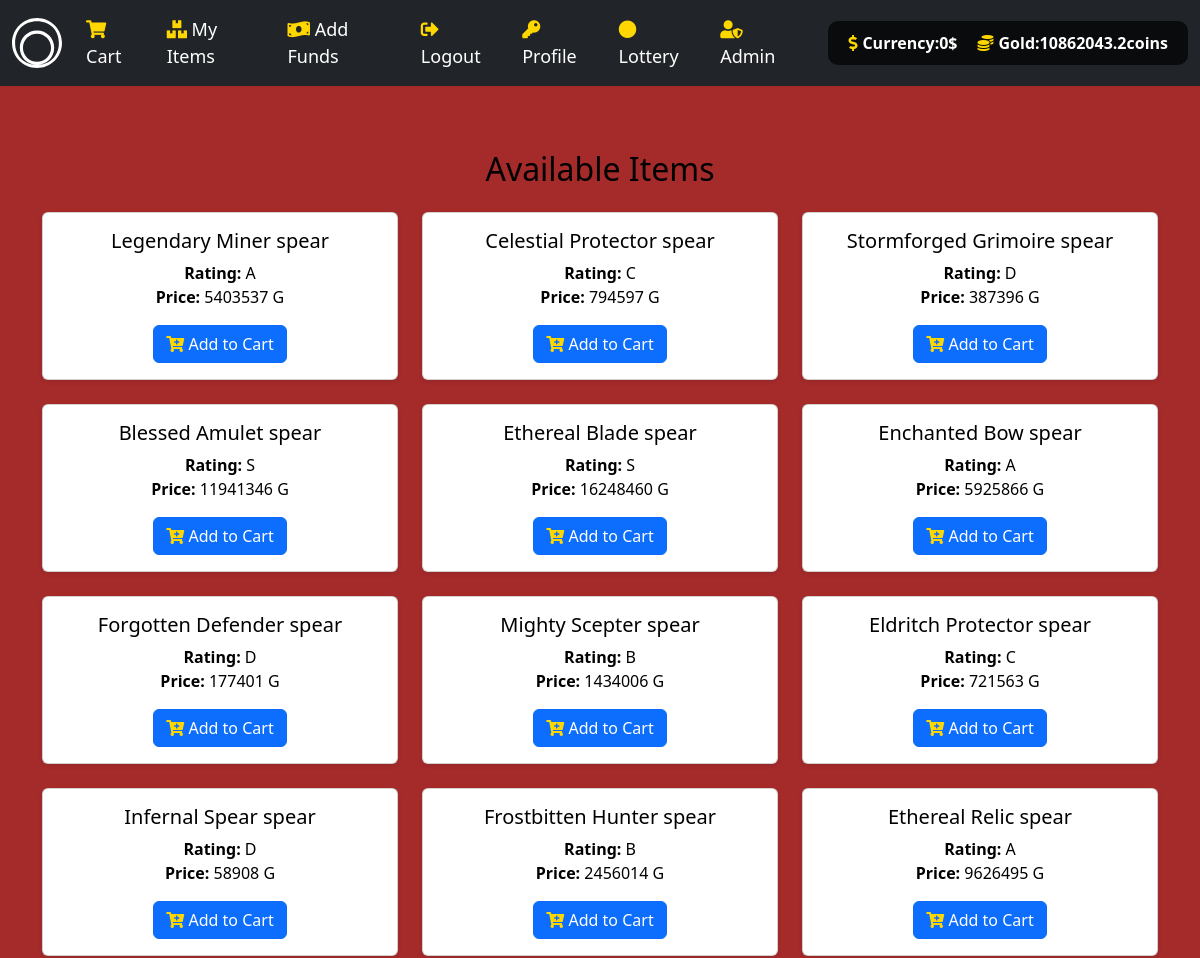
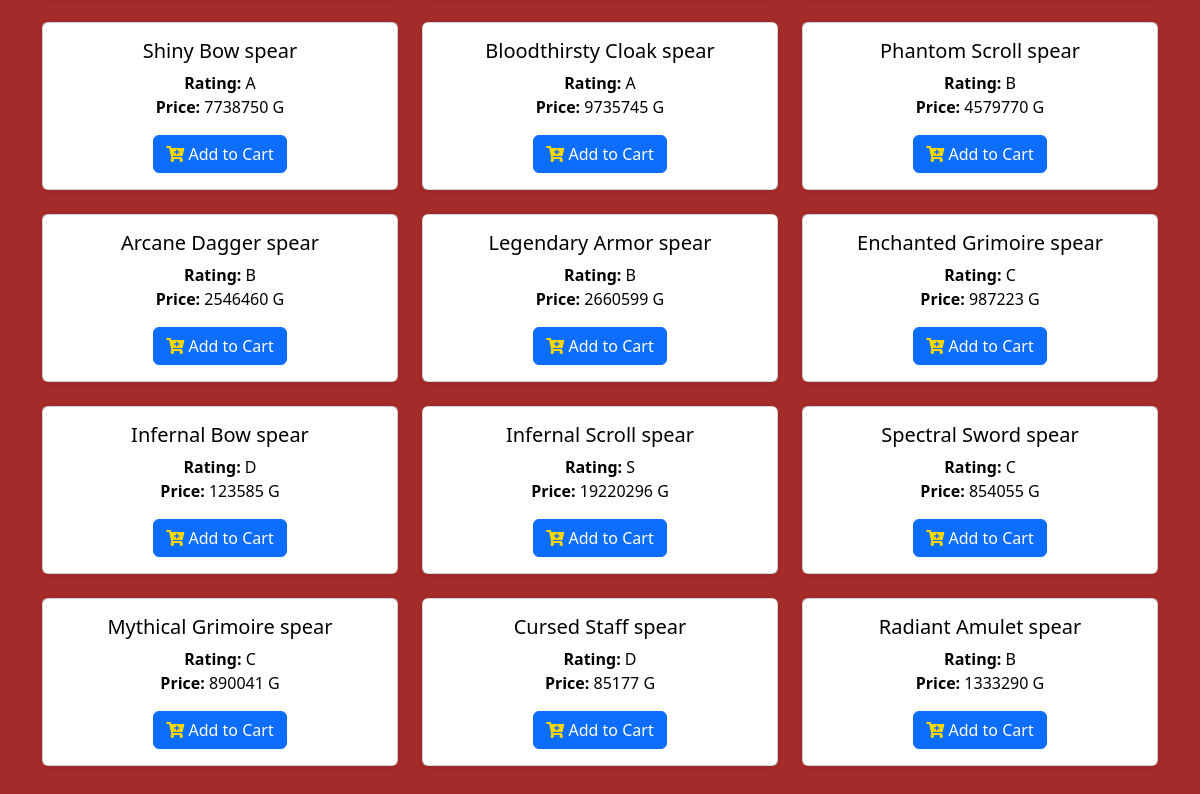
/item/spear (signed in), run on the app's committed database (2 pictures, top to bottom).
### tables this page shows
CREATE TABLE user_store(ID int PRIMARY KEY,Funds int,Gold int);

CREATE TABLE object(Object_ID int PRIMARY KEY,
Object_Name varchar(100),
Object_type varchar(20),
listing varchar(2),
rating varchar(1),
price int,
image_src varchar(1000));

### main.py (the view)
@app.get("/item/{category}", response_class=HTMLResponse)
async def get_category_items(request: Request, category: str):
    if category not in categories:
        return HTMLResponse(content="Category not found", status_code=404)
    user = request.session.get("user")
    items = listed_object_data_generator(category)
    L = balance_checker(user)
    L = list(L[0])
    if category == "gold":
        return RedirectResponse("/gold")
    context = {
        "request": request,
        "items": items,
        "user": user,
        "cash": L[0],
        "cashG": L[1]
    }
    return templates.TemplateResponse(f"{category}.html", context)

### templates/spear.html
{% extends "sword.html" %}

### templates/sword.html (shortened to what this page needs)
{% extends "layout.html" %}
{% block main %}
<div class="container mt-3">
    <h2 class="mb-4 text-center">Available Items</h2>
    <div id="item-container" class="row">
        {% for i in items %}
        <div class="col-md-4 mb-4">
            <div class="card shadow-sm h-100">
                <div class="card-body">
                    <h5 class="card-title">{{ i[1] }}</h5>
                    <p class="card-text">
                        <strong>Rating:</strong> {{ i[4] }}<br>
                        <strong>Price:</strong> {{ i[5] }} G
                    </p>
                    <button onclick="addToCart( '{{ i[0] }}'  , '{{ i[2] }}')" class="btn btn-primary btn-block">
                        <i class="fas fa-cart-plus"></i> Add to Cart
                    </button>
                </div>
            </div>
        </div>
        {% endfor %}
    </div>
</div>
{% endblock %}

### templates/layout.html (shortened to what this page needs)
<!DOCTYPE html>
<html lang="en">
<head>
    <link href="https://cdn.jsdelivr.net/npm/bootstrap@5.2.3/dist/css/bootstrap.min.css" rel="stylesheet">
    <link href="https://cdnjs.cloudflare.com/ajax/libs/font-awesome/5.15.1/css/all.min.css" rel="stylesheet">
    <link href="/static/CSSS.css" rel="stylesheet">
</head>
<body>
    <nav class="navbar navbar-expand-lg navbar-dark bg-dark">
        <div class="container-fluid">
            <a class="navbar-brand" href="/">
            </a>
            <div class="collapse navbar-collapse" id="mynavbar">
                {% if user %}
                <ul class="navbar-nav me-auto">
                    <li class="nav-item"><a class="nav-link" href="/cart"><i class="fas fa-shopping-cart"></i> Cart</a></li>
                    <li class="nav-item"><a class="nav-link" href="/objs"><i class="fas fa-boxes"></i> My Items</a></li>
                    <li class="nav-item"><a class="nav-link" href="/buy"><i class="fas fa-money-bill-wave"></i> Add Funds</a></li>
                    <li class="nav-item"><a class="nav-link" href="/logout"><i class="fas fa-sign-out-alt"></i> Logout</a></li>
                    <li class="nav-item"><a class="nav-link" href="/profile"><i class="fas fa-key"></i> Profile </a></li>
                    <li class="nav-item"><a class="nav-link" href="/lottery-wheel"><i class="fas fa-circle"></i> Lottery</a></li>
                    {% if user == 1 %}
                    <li class="nav-item"><a class="nav-link" href="/admin"><i class="fas fa-user-shield"></i> Admin</a></li>
                    {% endif %}
                </ul>
                <div class="balance-widget">
                    <div class="value">
                        <i class="fas fa-dollar-sign"></i> Currency: <span id="cash">{{ cash }}</span> $
                    </div>
                    <div class="value">
                        <i class="fas fa-coins"></i> Gold: <span id="cashG">{{ cashG }}</span> coins
                    </div>
                </div>
                {% else %}
                <ul class="navbar-nav me-auto">
                    <li class="nav-item"><a class="nav-link" href="/register"><i class="fas fa-user-plus"></i> Register</a></li>
                    <li class="nav-item"><a class="nav-link" href="/login"><i class="fas fa-sign-in-alt"></i> Login</a></li>
                </ul>
                {% endif %}
            </div>
        </div>
    </nav>
    <main class="container-fluid py-5 text-center main-content">
        {% block main %}{% endblock %}
    </main>
</body>
</html>

### templates/layout.html (style rules this page uses)
body { background-color: brown; background-size: cover; background-position: center; background-repeat: repeat; height: 100vh; color: white; }
.navbar-brand img, .navbar-brand svg { height: 50px; }
.balance-widget { background-color: rgba(0, 0, 0, 0.7); border-radius: 10px; padding: 10px; margin-left: 15px; display: flex; align-items: center; justify-content: center; color: white; }
.balance-widget .value { margin: 0 10px; font-weight: bold; display: flex; align-items: center; }
.balance-widget i { margin-right: 5px; }
.navbar-nav .nav-link { color: white; font-size: 18px; margin-right: 10px; }
.main-content { padding: 20px; border-radius: 10px; color: black; }
.fas, .far { color: #ffd700; }

### data on the page
user_store: Gold "10862043.2"
object: Object_Name "Legendary Miner spear", rating "A", price "5403537"
object: Object_Name "Celestial Protector spear", rating "C", price "794597"
object: Object_Name "Stormforged Grimoire spear", rating "D", price "387396"
object: Object_Name "Blessed Amulet spear", rating "S", price "11941346"
object: Object_Name "Ethereal Blade spear", rating "S", price "16248460"
object: Object_Name "Enchanted Bow spear", rating "A", price "5925866"
object: Object_Name "Forgotten Defender spear", rating "D", price "177401"
object: Object_Name "Mighty Scepter spear", rating "B", price "1434006"
object: Object_Name "Eldritch Protector spear", rating "C", price "721563"
object: Object_Name "Infernal Spear spear", rating "D", price "58908"
object: Object_Name "Frostbitten Hunter spear", rating "B", price "2456014"
object: Object_Name "Ethereal Relic spear", rating "A", price "9626495"
object: Object_Name "Shiny Bow spear", rating "A", price "7738750"
object: Object_Name "Bloodthirsty Cloak spear", rating "A", price "9735745"
object: Object_Name "Phantom Scroll spear", rating "B", price "4579770"
object: Object_Name "Arcane Dagger spear", rating "B", price "2546460"
object: Object_Name "Legendary Armor spear", rating "B", price "2660599"
object: Object_Name "Enchanted Grimoire spear", rating "C", price "987223"
object: Object_Name "Infernal Bow spear", rating "D", price "123585"
object: Object_Name "Infernal Scroll spear", rating "S", price "19220296"
object: Object_Name "Spectral Sword spear", rating "C", price "854055"
object: Object_Name "Mythical Grimoire spear", rating "C", price "890041"
object: Object_Name "Cursed Staff spear", rating "D", price "85177"
object: Object_Name "Radiant Amulet spear", rating "B", price "1333290"

### other printed values
{{ cash }} "0"
